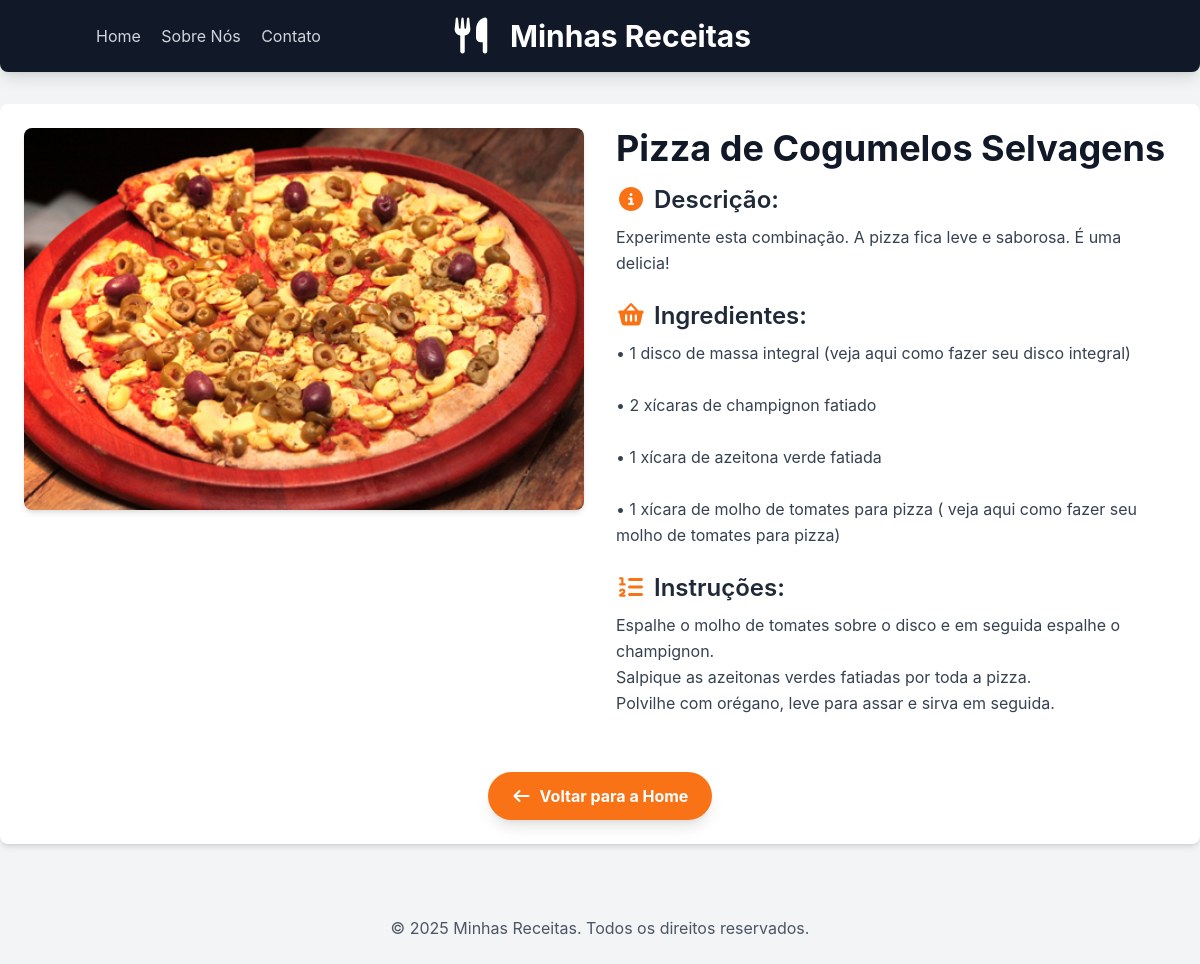
Page /6 on the committed database.
### receitas/models.py (models this page shows, shortened)
class Receita(models.Model):
    CATEGORIAS = [
        ('doces', 'Doces'),
        ('salgados', 'Salgados'),
        ('bebidas', 'Bebidas'),
        ('sobremesas', 'Sobremesas'),
    ]
    title = models.CharField(max_length=200)
    description = models.TextField()
    ingredients = models.TextField()
    instructions = models.TextField()
    categoria = models.CharField(max_length=20, choices=CATEGORIAS, default='salgados')
    image = models.ImageField(upload_to="receitas/img", blank=True, null=True)
    created_at = models.DateTimeField(auto_now_add=True)
    updated_at = models.DateTimeField(auto_now=True)
    class Meta:
        verbose_name = "Receita"
        verbose_name_plural = "Receitas"
        ordering = ["-created_at"]

### receitas/views.py (the view)
# urls.py: path('<int:id>', views.receita_detail, name='receita_detail'),
def receita_detail(request, id):
    receita = get_object_or_404(Receita, pk=id)
    return render(request, "receitas/receita_detail.html", {"receita": receita})

### receitas/templates/receitas/receita_detail.html (shortened to what this page needs)
{% extends 'base.html' %}
{% load static %}
{% block content %}
<div class="flex flex-col md:flex-row gap-8">
    {% if receita.image %}
    <div class="md:w-1/2">
        <img src="{{ receita.image.url }}"
             alt="{{ receita.title }}"
             class="w-full h-auto rounded-lg shadow-md">
    </div>
    {% endif %}
    <div class="md:w-1/2">
        <h2 class="text-4xl font-bold text-gray-900 mb-4">{{ receita.title }}</h2>
        <h3 class="text-2xl font-semibold text-gray-800 mb-2">
            <i class="fas fa-info-circle text-orange-500 mr-2"></i>Descrição:
        </h3>
        <p class="text-gray-700 mb-6 leading-relaxed">{{ receita.description }}</p>
        <h3 class="text-2xl font-semibold text-gray-800 mb-2">
            <i class="fas fa-shopping-basket text-orange-500 mr-2"></i>Ingredientes:
        </h3>
        <p class="text-gray-700 mb-6 leading-relaxed whitespace-pre-wrap">{{ receita.ingredients }}</p>
        <h3 class="text-2xl font-semibold text-gray-800 mb-2">
            <i class="fas fa-list-ol text-orange-500 mr-2"></i>Instruções:
        </h3>
        <p class="text-gray-700 mb-6 leading-relaxed whitespace-pre-wrap">{{ receita.instructions }}</p>
    </div>
</div>
<div class="mt-8 text-center">
    <a href="{% url 'home' %}"
        class="inline-block bg-orange-500 hover:bg-orange-600 text-white font-bold py-3 px-6 rounded-full transition duration-300 ease-in-out shadow-lg">
        <i class="fas fa-arrow-left mr-2"></i>Voltar para a Home
    </a>
</div>
{% endblock %}

### receitas/templates/base.html (style rules this page uses)
body { font-family: 'Inter', sans-serif; }

### rows in the picture
Receita: image (picture), title "Pizza de Cogumelos Selvagens", description "Experimente esta combinação. A pizza fica leve e saborosa. É uma delicia!", ingredients "• 1 disco de massa integral (veja aqui como fazer seu disco integral) • 2 xícaras de champignon fatiado • 1 xícara de azeitona verde fatiada • 1 xícara de molho de tomates para pizza ( veja aqui como fazer seu molho de tomates para pizza)", instructions "Espalhe o molho de tomates sobre o disco e em seguida espalhe o champignon. Salpique as azeitonas verdes fatiadas por toda a pizza. Polvilhe com orégano, leve para assar e sirva em seguida."
